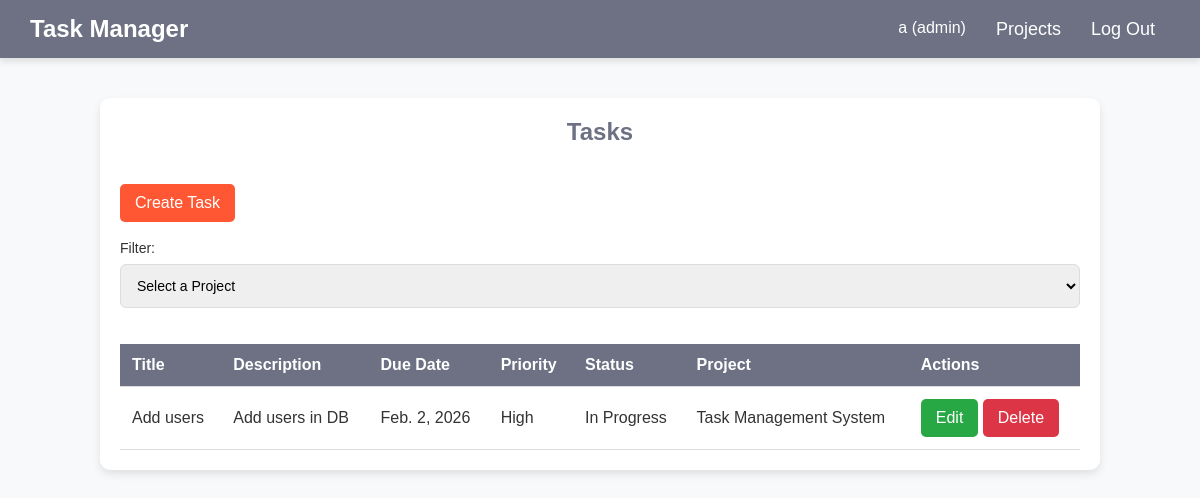
The page /6/ (signed in) on the database its author committed.
### tasks/models.py (models this page shows, shortened)
class User(AbstractUser):
    ROLE_CHOICES = (
        ('admin', 'Admin'),
        ('user', 'User'),
    )
    role = models.CharField(max_length=20, choices=ROLE_CHOICES, default='employee')
    phone_number = models.CharField(max_length=15, blank=True, null=True)
    def __str__(self):
        return f"{self.username} ({self.role})"

class Task(models.Model):
    title = models.CharField(max_length=225)
    description = models.TextField()
    due_date = models.DateField()
    priority = models.CharField(max_length=6)
    status = models.CharField(max_length=10)
    project = models.ForeignKey(Project, on_delete=models.CASCADE, related_name='tasks')

class Project(models.Model):
    name = models.CharField(max_length=160, unique=True)

### tasks/views.py (the view)
# urls.py: 2. Add a URL to urlpatterns:  path('', views.home, name='home')
@login_required
def home(request, project_id=None):
    if project_id:
        project = get_object_or_404(Project, id=project_id)
        tasks = Task.objects.filter(project=project)
    else:
        tasks = Task.objects.all()
    projects = Project.objects.all()
    return render(request, 'home.html', {'tasks': tasks, 'projects': projects, 'selected_project_id': project_id})

### tasks/templates/home.html (shortened to what this page needs)
<!DOCTYPE html>
<html lang="en">
<head>
</head>
<body>
    {% include 'layout/header.html' with link='/projects_list' name='Projects' %}
    <div class="tasks-list">
        <h2>Tasks</h2>
        <br>
        <a href="{% url 'create_task' %}" class="btn" style="background: #ff5733;">Create Task</a>
        <br><br>
        <label>Filter:</label>
        <select id="projectDropdown" onchange="filterTasks()">
            <option value="" disabled selected>Select a Project</option>
        </select>
        <div style="overflow-x: auto;">
        <table class="task-table">
            <thead>
                <tr>
                    <th>Title</th>
                    <th>Description</th>
                    <th>Due Date</th>
                    <th>Priority</th>
                    <th>Status</th>
                    <th>Project</th>
                    <th>Actions</th>
                </tr>
            </thead>
            <tbody>
                {% for task in tasks %}
                <tr>
                    <td>{{ task.title }}</td>
                    <td>{{ task.description }}</td>
                    <td>{{ task.due_date }}</td>
                    <td>{{ task.priority }}</td>
                    <td>{{ task.status }}</td>
                    <td>{{ task.project.name }}</td>
                    <td>
                        {% if request.user.role == "admin" %}
                            <a href="{% url 'update_task' task.id %}" class="btn btn-edit">Edit</a>
                            <a href="{% url 'delete_task' task.id %}" class="btn btn-delete" onclick="return confirm('Are you sure you want to delete this task?');">Delete</a>
                        {% endif %}
                    </td>
                </tr>
                {% empty %}
                <tr>
                    <td colspan="7">No tasks found</td>
                </tr>
                {% endfor %}
            </tbody>
        </table>
    </div>
    </div>
</body>
</html>

### tasks/templates/layout/header.html (shortened to what this page needs)
<header>
    <div class="logo">Task Manager</div>
    <nav>
        <ul id="menu">
            <li>{{ request.user }}</li>
            <li><a href="{{ link }}">{{ name }}</a></li>
            <li><a href="/logout">Log Out</a></li>
        </ul>
    </nav>
</header>

### tasks/templates/home.html (style rules this page uses)
* { margin: 0; padding: 0; box-sizing: border-box; font-family: 'Poppins', sans-serif; }
body { background: #f8f9fa; color: #333; font-size: 16px; }
header { display: flex; justify-content: space-between; align-items: center; background: #6d7183; padding: 15px 30px; color: white; box-shadow: 0px 4px 6px rgba(0, 0, 0, 0.1); position: relative; }
.logo { font-size: 24px; font-weight: bold; }
nav ul { display: flex; list-style: none; }
nav ul li { margin: 0 15px; }
nav ul li a { text-decoration: none; color: white; font-size: 18px; transition: 0.3s; }
.tasks-list { max-width: 1000px; margin: 40px auto; background: white; padding: 20px; border-radius: 10px; box-shadow: 0 4px 8px rgba(0, 0, 0, 0.1); }
.task-table { width: 100%; border-collapse: collapse; margin-top: 20px; }
.task-table th, .task-table td { padding: 12px; text-align: left; border-bottom: 1px solid #ddd; }
.task-table th { background: #6d7183; color: white; }
.btn { display: inline-block; padding: 10px 15px; color: white; border: none; cursor: pointer; text-decoration: none; border-radius: 5px; transition: 0.3s; }
.btn-edit { background-color: #28a745; }
.btn-delete { background-color: #dc3545; }
h2 { font-size: 24px; margin-bottom: 20px; color: #6d7183; text-align: center; }
label { display: block; font-size: 14px; margin-bottom: 8px; font-weight: 500; }
input, select { width: 100%; padding: 12px; margin-bottom: 16px; border: 1px solid #ddd; border-radius: 6px; font-size: 14px; outline: none; transition: 0.3s ease; }

### rows shown on the page
User: user "a (admin)"
Task: title "Add users", description "Add users in DB", due_date "Feb. 2, 2026", priority "High", status "In Progress", project.name "Task Management System"

### other values the page prints
{{ name }} "Projects"
